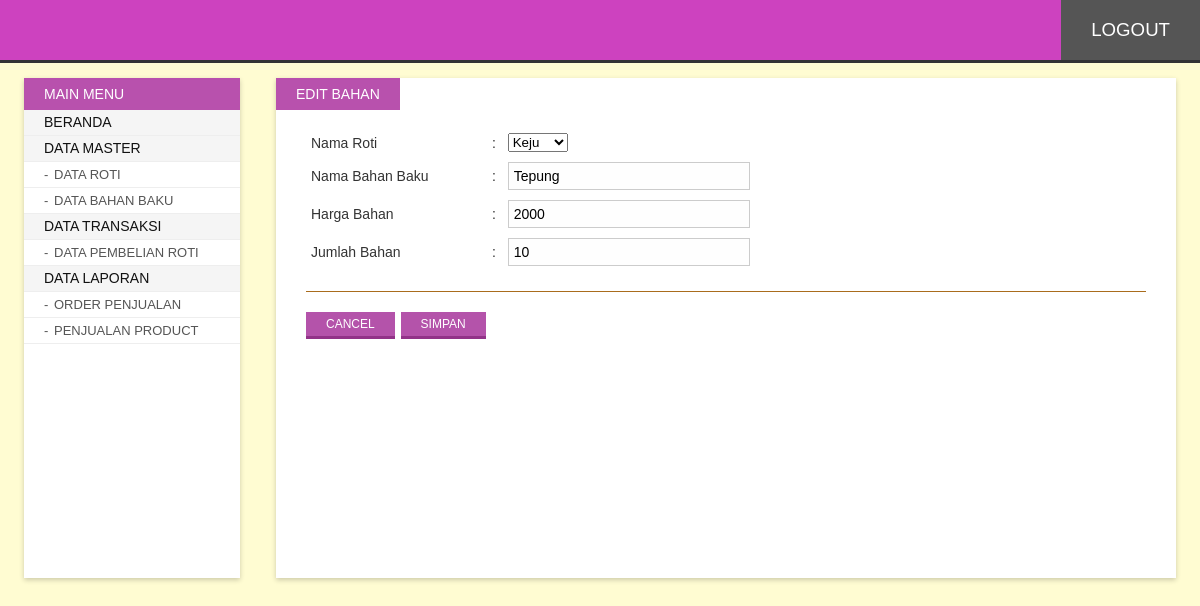
The page /index.php?p=edBahan&id=0001 (signed in) on the database its author committed.
### tables this page shows
CREATE TABLE `bahanbaku` (
  `id_bahan` varchar(5) NOT NULL,
  `id_roti` varchar(5) NOT NULL,
  `nama_bahan` varchar(50) NOT NULL,
  `harga_bahan` int(10) NOT NULL,
  `jumlah_bahan` int(10) NOT NULL
);

CREATE TABLE `roti` (
  `id_roti` varchar(5) NOT NULL,
  `nama_roti` varchar(50) NOT NULL,
  `harga_roti` int(10) NOT NULL
);

### content/edBahan.php (the view, shortened to what this page needs)
<?php
	$doSql = "SELECT * FROM bahanbaku INNER JOIN roti ON bahanbaku.id_roti = roti.id_roti WHERE id_bahan='".$_GET['id']."'";
	$doQry = mysql_query($doSql);
	$r = mysql_fetch_array($doQry);
?>
<span class="page-title">Edit Bahan</span>
<div class="inner">
<form id="formContent" name="formContent" method="post" action="" onsubmit="return validateForm('formContent')">
  <table width="480" border="0" cellspacing="0" cellpadding="5">
    <tr>
      <td width="151">Nama Roti</td>
      <td width="3">:</td>
      <td width="242">
        <select name="id_roti">
          <option value="<?php echo $r['id_roti']; ?>"><?php echo $r['nama_roti'];?></option>
    </select></td>
    </tr>
    <tr>
      <td width="151">Nama Bahan Baku</td>
      <td width="3">:</td>
      <td width="242"><input type="text" class="input required" value="<?php echo $r['nama_bahan'];?>" name="nama_bahan" id="nama_bahan" /></td>
    </tr>
    <tr>
      <td width="151">Harga Bahan</td>
      <td width="3">:</td>
      <td width="242"><input type="text" class="input required" value="<?php echo $r['harga_bahan'];?>" name="harga_bahan" id="harga_bahan" /></td>
    </tr>
    <tr>
      <td>Jumlah Bahan</td>
      <td>:</td>
      <td><input type="text"  class="input required" value="<?php echo $r['jumlah_bahan'];?>" name="jumlah_bahan" id="jumlah_bahan" /></td>
    </tr>
  </table>
  <hr />
  <input type="button" value="Cancel" class="button" onclick="window.location='index.php?p=bahanbaku';" />
  <input type="submit" value="Simpan" class="button" />
</form>
</div>

### asset/css/style.css (style rules this page uses)
body#bd { font-family:Calibri, Arial, Helvetica, sans-serif; background:#fffcd2; overflow-y:scroll; font-size:14px; color:#333; padding:0; margin:0; }
.button, .button:hover, .button:focus, .animate, .animate:hover, .pagination li a, .pagination li a:hover, .navigation ul li a, .navigation ul li a:hover, .searchform #search, .searchform #search:focus, #listTable tbody tr, #listTable tbody tr:hover { -webkit-transition: all 0.3s ease-in-out; -moz-transition: all 0.3s ease-in-out; -ms-transition: all 0.3s ease-in-out; -o-transition: all 0.3s ease-in-out; transition: all 0.3s ease-in-out; }
.input { border:solid 1px #ccc; background:#FEFEFE; padding:5px 5px; font-size:14px; width:230px; outline:none; font-family:inherit; }
.button { background:#b453aa; color:#fff; font-size:12px; padding:5px 20px; border:none; cursor:pointer; text-transform:uppercase; margin:10px 2px 0 0; border-bottom:solid 3px #923388; }
div.contentwrap span.page-title { text-transform:uppercase; background:#b851ad; padding:8px 20px; position:absolute; color:#fff; left:0; top:0; }
div.contentwrap > .inner { margin:0 30px; font-size:14px; padding:50px 0 30px; }
#formContent hr { background:none; height:0; border:none; border-top:solid 1px #a96c1d; margin:20px 0 10px; clear:both; }

### rows shown on the page
bahanbaku: id_roti "Keju", nama_bahan "Tepung", harga_bahan "2000", jumlah_bahan "10"
